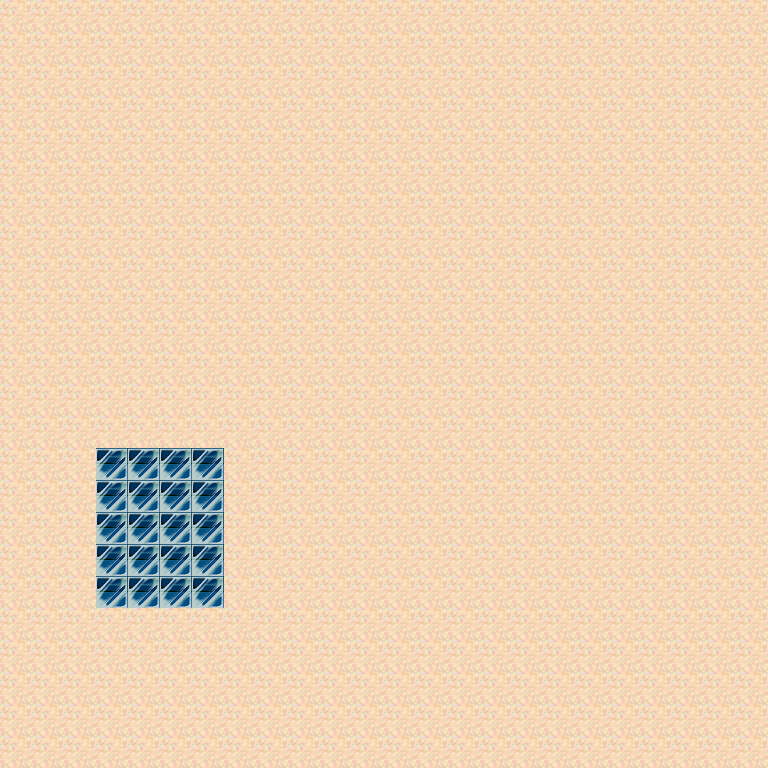

Below is a game level as drawn by its tile map, then a one-line description and the .tmx that defines it (tile-layer data replaced by summaries):
An orthogonal 24x24 tile map with 32x32 px tiles, 12 tile layers (Tile Layer 1, Tile Layer 2, Tile Layer 3, Tile Layer 4, ...), 2 tilesets and 8 objects.

<map version="1.10" tiledversion="1.10.0" orientation="orthogonal" renderorder="right-down" width="24" height="24" tilewidth="32" tileheight="32" infinite="0" nextlayerid="14" nextobjectid="15">
 <tileset firstgid="1" source="../tilesets/Refmap-TileA5.tsx" />
 <tileset firstgid="129" source="../tilesets/spawn_tiles.tsx" />
 <layer id="1" name="Tile Layer 1" width="24" height="24">
  <data>[576 cells, 576 non-empty, 2 distinct tile ids]</data>
 </layer>
 <layer id="3" name="Tile Layer 2" width="24" height="24">
  <data>[576 cells, 0 non-empty, 0 distinct tile ids]</data>
 </layer>
 <layer id="4" name="Tile Layer 3" width="24" height="24">
  <data>[576 cells, 0 non-empty, 0 distinct tile ids]</data>
 </layer>
 <layer id="5" name="Tile Layer 4" width="24" height="24">
  <data>[576 cells, 0 non-empty, 0 distinct tile ids]</data>
 </layer>
 <layer id="6" name="Tile Layer 5" width="24" height="24">
  <data>[576 cells, 0 non-empty, 0 distinct tile ids]</data>
 </layer>
 <layer id="7" name="Tile Layer 6" width="24" height="24">
  <data>[576 cells, 0 non-empty, 0 distinct tile ids]</data>
 </layer>
 <layer id="8" name="Tile Layer 7" width="24" height="24">
  <data>[576 cells, 0 non-empty, 0 distinct tile ids]</data>
 </layer>
 <layer id="9" name="Tile Layer 8" width="24" height="24">
  <data>[576 cells, 0 non-empty, 0 distinct tile ids]</data>
 </layer>
 <layer id="10" name="Tile Layer 9" width="24" height="24">
  <data>[576 cells, 0 non-empty, 0 distinct tile ids]</data>
 </layer>
 <layer id="11" name="Tile Layer 10" width="24" height="24">
  <data>[576 cells, 0 non-empty, 0 distinct tile ids]</data>
 </layer>
 <layer id="12" name="Tile Layer 11" width="24" height="24">
  <data>[576 cells, 0 non-empty, 0 distinct tile ids]</data>
 </layer>
 <layer id="13" name="Tile Layer 12" width="24" height="24">
  <data>[576 cells, 0 non-empty, 0 distinct tile ids]</data>
 </layer>
 <objectgroup id="2" name="Object Layer 1">
  <object id="1" gid="129" x="320" y="320" width="32" height="32" />
  <object id="3" gid="130" x="512" y="704" width="32" height="32">
   <properties>
    <property name="enemy_type" value="biter" />
    <property name="skin" type="int" value="2" />
   </properties>
  </object>
  <object id="4" gid="130" x="576" y="608" width="32" height="32">
   <properties>
    <property name="enemy_type" value="biter" />
    <property name="skin" type="int" value="1" />
   </properties>
  </object>
  <object id="5" gid="130" x="512" y="416" width="32" height="32">
   <properties>
    <property name="enemy_type" value="sharpshooter" />
    <property name="skin" type="int" value="0" />
   </properties>
  </object>
  <object id="7" x="64" y="448" width="32" height="160">
   <properties>
    <property name="type" value="rec_high_solid" />
   </properties>
  </object>
  <object id="8" x="96" y="512" width="96" height="32">
   <properties>
    <property name="type" value="" />
   </properties>
  </object>
  <object id="9" x="128" y="576" width="32" height="32">
   <properties>
    <property name="type" value="rec_high_solid" />
   </properties>
  </object>
  <object id="10" x="160" y="448" width="64" height="32">
   <properties>
    <property name="type" value="rec_high_solid" />
   </properties>
  </object>
 </objectgroup>
</map>
